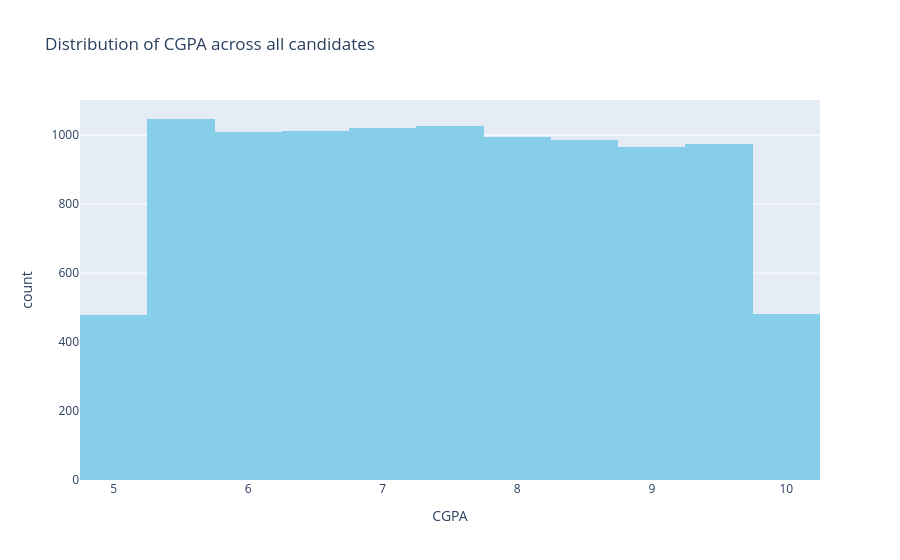

The cell this chart's notebook holds for it:
### Markdown cell above
### Analysis: 
This shows the competitiveness of the program. If "Selected" is a small slice, the criteria are exclusive. If it's near 50%, the dataset is balanced for fair analysis.

### How to look at it: 
Compare the size of the "Selected" (1) vs. "Rejected" (0) slices.

### Code cell
# 2. Check CGPA Distribution
fig_cgpa_dist = px.histogram(df, x='CGPA', 
                             nbins=20, 
                             title='Distribution of CGPA across all candidates',
                             color_discrete_sequence=['skyblue'])
fig_cgpa_dist.show()

### Figure 1 — Plotly figure (JSON) as saved in the notebook; plotly's stock layout.template omitted (floating-point values rounded to 4 significant figures; data arrays with more than 128 entries replaced by an {"elided": "..."} marker saying what was removed)
{"data": [{"alignmentgroup": "True", "bingroup": "x", "hovertemplate": "CGPA=%{x}<br>count=%{y}<extra></extra>", "legendgroup": "", "marker": {"color": "skyblue", "pattern": {"shape": ""}}, "name": "", "nbinsx": 20, "offsetgroup": "", "orientation": "v", "showlegend": false, "type": "histogram", "x": {"elided": "10000 float values"}, "xaxis": "x", "yaxis": "y"}], "layout": {"barmode": "relative", "legend": {"tracegroupgap": 0}, "title": {"text": "Distribution of CGPA across all candidates"}, "xaxis": {"anchor": "y", "domain": [0, 1], "title": {"text": "CGPA"}}, "yaxis": {"anchor": "x", "domain": [0, 1], "title": {"text": "count"}}}}
